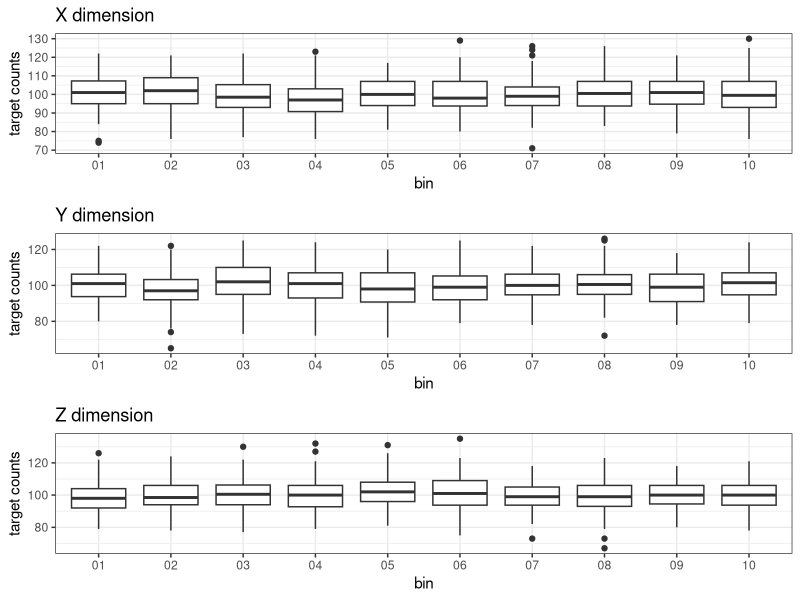
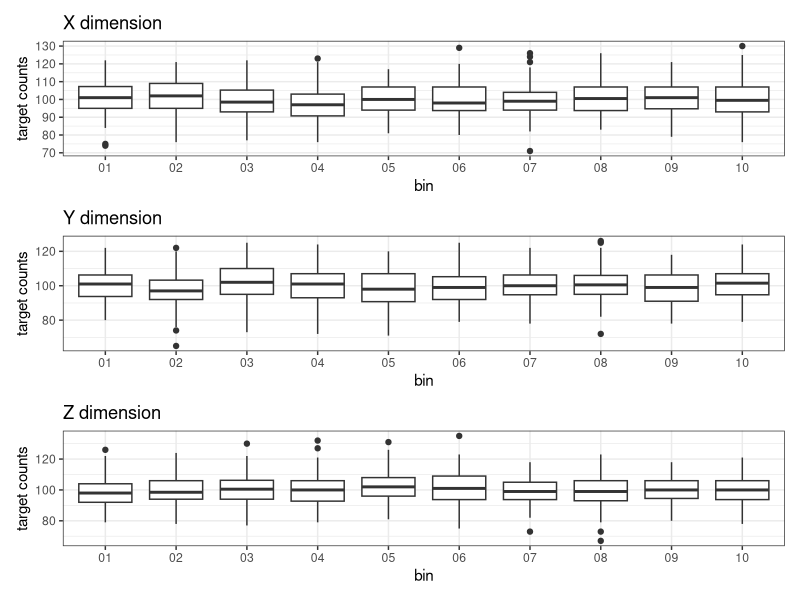

Here is the R script that generated these plots, in order:
rm(list = ls())
library(ggplot2)
library(tidyr)
library(patchwork)
library(gridExtra)


# now to run the simulation
n = 1000 # number of fish
reps=100

x_bins=matrix(data=NA,nrow=reps,ncol=10)
y_bins=matrix(data=NA,nrow=reps,ncol=10)
z_bins=matrix(data=NA,nrow=reps,ncol=10)



for (i in 1:reps){
  # now we add some random fish
  xf=runif(n)*10
  yf=runif(n)*10
  zf=runif(n)*10
  counter=1
  # for(j in 1:10){
  #   for (k in 1:10){
  #     for (l in 1:10){
  #
  #       bins[counter]=length(which(xf>j-1 & xf<=j & yf>k-1 & yf<=k & zf>l-1 & zf<=l))
  #       counter=counter+1
  #     }
  #   }
  # }
  for(j in 1:10){
    x_bins[i,j]=length(which(xf>j-1 & xf<=j))
    y_bins[i,j]=length(which(yf>j-1 & yf<=j))
    z_bins[i,j]=length(which(zf>j-1 & zf<=j))

  }

}
dfx <- as.data.frame(x_bins)
colnames(dfx) <- c("01","02","03","04","05","06","07","08","09","10")
dfx_long <- dfx %>%
  pivot_longer(cols = everything(), names_to = "bins", values_to = "reps")

dfy <- as.data.frame(y_bins)
colnames(dfy) <- c("01","02","03","04","05","06","07","08","09","10")
dfy_long <- dfy %>%
  pivot_longer(cols = everything(), names_to = "bins", values_to = "reps")

dfz <- as.data.frame(z_bins)
colnames(dfz) <- c("01","02","03","04","05","06","07","08","09","10")
dfz_long <- dfz %>%
  pivot_longer(cols = everything(), names_to = "bins", values_to = "reps")

# 3. (Optional) Assign meaningful column names



p1 <- ggplot(data=dfx_long, aes(x=bins, y=reps)) +
  geom_boxplot()+labs(title = "X dimension", x = "bin", y = "target counts") +
  theme_bw()
p2 <- ggplot(data=dfy_long, aes(x=bins, y=reps)) +
  geom_boxplot()+labs(title = "Y dimension", x = "bin", y = "target counts") +
  theme_bw()
p3 <- ggplot(data=dfz_long, aes(x=bins, y=reps)) +
  geom_boxplot()+labs(title = "Z dimension", x = "bin", y = "target counts") +
  theme_bw()


grid.arrange(p1, p2, p3, ncol = 1, nrow = 3)
p1 + p2 + p3 + plot_layout(ncol = 1) # Stacks plots vertically
